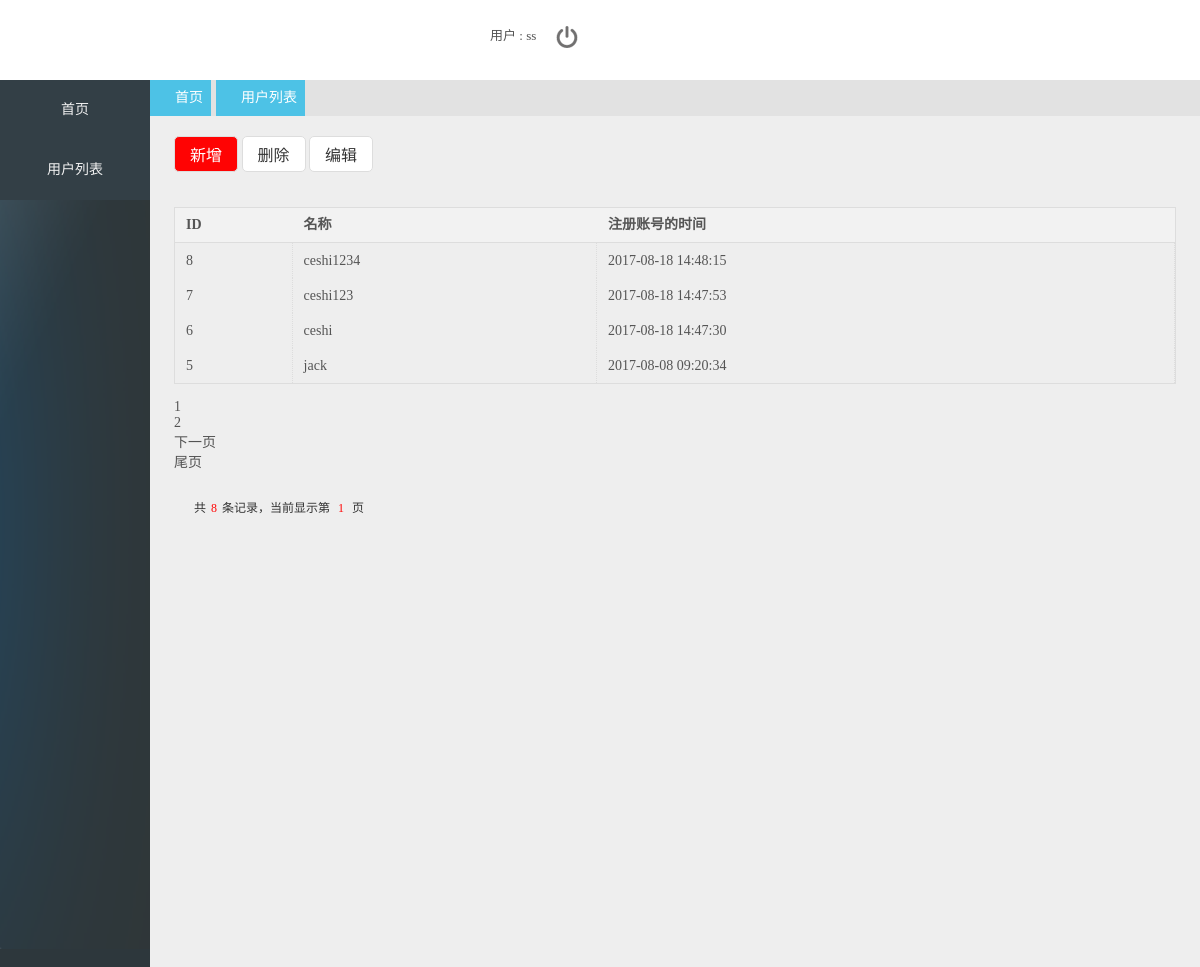
Screenshot of /mall/admin_user_list.php (signed in) with the database file from the repository.
### tables this page shows
CREATE TABLE `im_user` (
  `id` int(11) NOT NULL AUTO_INCREMENT COMMENT '主键id',
  `username` varchar(50) NOT NULL COMMENT '用户名',
  `password` varchar(50) NOT NULL COMMENT '密码',
  `create_time` int(11) NOT NULL COMMENT '创建时间',
  PRIMARY KEY (`id`)
);

### mall/admin_user_list.php (the view, shortened to what this page needs)
<?php
include_once './lib/function.php';
$user=$_SESSION['user'];
$link = mysqlInit('127.0.0.1', 'root', 'root', 'imooc_mall');
$sql="select count(id) as goods from `im_goods` ";
$obj=mysqli_query($link,$sql);
$result=mysqli_fetch_assoc($obj);
$goods=$result['goods'];
$page=isset($_GET['page'])?intval ($_GET['page']):1;
$page=max($page,1);
$pageSize=4;
$offset=($page-1)*$pageSize;
$sql = "SELECT COUNT(`id`) as total from `im_user`";
$obj = mysqli_query($link,$sql);
$result = mysqli_fetch_assoc($obj);
$total = isset($result['total'])?$result['total']:0;
$sql = "SELECT `id`,`username`,`create_time` FROM `im_user` ORDER BY `id`  desc limit {$offset},{$pageSize} ";
$obj=mysqli_query($link,$sql);
$users=array();
while ($result=@mysqli_fetch_assoc($obj)) {
    $users[]=$result;
}
$pages = pages($total,$page,$pageSize,2);
?>
<!doctype html>
<html>
<head>
<link  type="text/css" rel="stylesheet"  href="./assets/css/style.css"/>
<link  type="text/css" rel="stylesheet"  href="./assets/css/index.css"/>
<link rel="stylesheet" type="text/css" href="./static/css/common.css"/>
<link rel="stylesheet" type="text/css" href="./static/css/index.css"/>
</head>
<body>
<div class="container">
 <div class="cont-top">
  <div class="cont-top-rg">
   <ul class="advanced-menu">
    <li class="default" style="position:relative;">
     <a  href="#" class="special">用户 :  <?php echo $user['username'] ?> </a>
    </li>
   </ul>
   <ul class="advanced-menu">
    <li>
     <a href="./index.php"><img  src="./assets/img/top-icon5.png"></a>
    </li>
   </ul>
  </div>
 </div>
 <div class="left-menu" style="height:949px;">
  <div class="menu-list">
   <ul>
      <li class="menu-list-02">
    <a href="admin_index.php">
     <p class="fumenu">首页</p>
    </a>
    </li>
    <li class="menu-list-02">
    <a href="admin_user_list.php">
     <p class="fumenu">用户列表</p>
     </a>
    </li>
   </ul>
  </div>
 </div>
 <div class="right-menu">
  <div class="main-hd">
   <div class="page-teb" style="height:887px;">
    <div class="l-tab-links">
     <ul style="left:0;">
	   <li class="l-select">
       <a href="#">首页</a>
      </li>
       <li class="l-select">
       <a href="#">用户列表</a>
      </li>
     </ul>
    </div>
    <div class="l-tab-content" style="height:851px;">
     <div class="tab-content-item">
      <div class="home">
<div class="yg-gl">
         <div class="yg-add">
          <button  class="ui-xz" data-method="offset" >新增</button>
          <button  class="ui-xz1" data-method="offset" >删除</button>
          <button  class="ui-xz2" data-method="offset" >编辑</button>
         </div>
         <div class="yg-tab">
          <div class="grid">
          <div class="layoutitem" style="width:100%;border:none;">
           <form method="post">
            <table class="gridbar" border="0" cellpadding="0" cellspacing="0">
            <thead>
             <tr>
              <th scope="col">ID</th>
              <th>名称</th>
              <th>注册账号的时间</th>
             </tr>
             <?php foreach($users as $v):?>
                 <tr>
                  <td><?php echo $v['id'] ?></td>
                  <td><?php echo $v['username'] ?></td>
                  <td><?php echo date('Y-m-d H:i:s', $v['create_time']); ?></td>
                 </tr>
             <?php endforeach;?>
             </thead>
            </table>
            </form>
           </div>
            <?php echo $pages?>
          <div class="pagin">
    	   <div class="message">共<i class="blue"><?php echo "$goods" ?></i>条记录，当前显示第&nbsp;<i class="blue"><?php echo $page?>&nbsp;</i>页</div>
          </div>
          </div>
         </div>
        </div>
      </div>
     </div>
    </div>
   </div>
  </div>
 </div>
</div>
</body>
</html>

### mall/assets/css/style.css (style rules this page uses)
html,body,div,span,ul,li,h1,h2,h3,h4,p,a,img,input,form { margin:0;padding:0;border:0;list-style:none;outline:0; }
div,td,ul,li,dl,dt,dd,h2,h3,h4 { list-style:none;margin:0;padding:0; }
div { display:block; }
body { font-size:12px;font-family:"微软雅黑", "宋体", Arial;color:#666; }
li { display:list-item;text-align:-webkit-match-praent; }
img { vertical-align:middle; }
input, textarea, select, button { font-family: inherit; font-size: 100%; outline:0; }
a img { border:0 }
body { color:#333;font:12px "微软雅黑"; }
ul, ol, li { list-style-type:none;vertical-align:0 }
a { outline-style:none;color:#535353;text-decoration:none;cursor:pointer }
i,s { text-decoration:none;font-style:normal; }
.container { margin:0 auto;position:absolute;top:0;bottom:0;width:100%;min-width:1200;min-height:730px;background:#2d373c; }
.cont-top { position:absolute;top:0;bottom:0;left:0;right:0;height:80px;padding:0 20px;z-index:2;background:#fff;overflow:hidden; }
.cont-top-rg { float:right;width:700px;overflow:hidden;text-align:right }
.advanced-menu { font-size:13px;line-height:30px;padding:21px 0;color:#d4d4d4;float:left; }
.advanced-menu li { float:left;padding:0 10px;cursor:pointer; }
.advanced-menu li { float:left;padding:0 10px; }
.left-menu { background:url(../img/bj.png) no-repeat 50%;background-size: cover;float:left; }
.menu-list { width:150px;margin-top:80px; }
.menu-list ul li { display:block;text-align:center;width:100%;height:60px;line-height:60px; }
.menu-list-02 { background:#333f46;height:60px; }
.menu-list ul li .fumenu { color: #F2F2F2;font-size: 14px;cursor: pointer;height: 60px;line-height: 60px;text-align: center;width:150px;float: left; }
.pagin { margin:20px;display:block; }
.message { line-height:35px;font-size:12px;color:#333;float:left; }
.blue { color:#ff0303;padding:0 5px }

### mall/assets/css/index.css (style rules this page uses)
.right-menu { position:absolute;top:80px;bottom:0;left:150px;right:0;z-index:1; }
.l-tab-links { height:36px;background:#e2e2e2; }
.l-tab-links ul { height:36px;overflow:hidden;position:absolute;top:0;zoom:1; }
.l-select { background:#4dc2e6; }
.l-tab-links ul li { float:left;margin-right:5px;position:relative;overflow:hidden;font-size:14px;line-height:36px; }
.l-tab-links ul li a { padding:0 8px 0 25px;color:#fff; }
.l-tab-content { background:#eee;position:relative;min-height:650px;overflow: auto; }
.tab-content-item { min-height:831px;display:block; }
.home { padding:20px 24px;position:absolute;left:0;top:0;right:0;bottom:0; }
.grid { width:100%;overflow:hidden;color:#555; }
.layoutitem { width:840px;border:1px solid #ddd;margin:15px auto; }
.gridbar { border:1px solid #ddd;width:100%;clear:both; }
.gridbar th { height:34px;line-height:34px;border-bottom:1px solid #ddd;text-indent:11px;text-align:left; }
.gridbar td { line-height:35px;text-indent:11px;border-right:1px dotted #ddd;text-align:left; }
.yg-gl { display: block;width:100%;overflow:hidden; }
.yg-add { float:left;height:38px;line-height:38px;margin:0 auto;overflow: hidden;margin-bottom:18px; }
.ui-xz,.ui-xz1,.ui-xz2 { border:1px solid #ddd;border-radius:5px;padding:5px 15px;font-size:16px; }
.ui-xz { background:#ff0303;color:#fff }
.ui-xz1,.ui-xz2 { background:#fff;color:#333; }
.yg-tab { width:100%;display:block;clear:both; }
.gridbar th { height:34px;line-height:34px;border-bottom:1px solid #ddd;text-indent:11px;text-align:left;background:#f2f2f2 }
.layoutitem { width:840px;border:1px solid #ddd;margin:15px auto 15px; }

### mall/static/css/common.css (style rules this page uses)
* { margin:0; padding:0; }
body { font-size:14px;font-family:"microsoft YaHei"; background:#f4f5f7; }
a { text-decoration:none; }

### rows the page displays
im_user: id "8", username "ceshi1234", create_time "2017-08-18 14:48:15"
im_user: id "7", username "ceshi123", create_time "2017-08-18 14:47:53"
im_user: id "6", username "ceshi", create_time "2017-08-18 14:47:30"
im_user: id "5", username "jack", create_time "2017-08-08 09:20:34"

### other values shown
$user['username'] "ss"
$goods "8"
$page "1"
